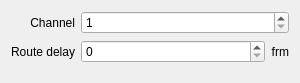
<?xml version="1.0" encoding="UTF-8"?>
<ui version="4.0">
 <class>InspectorRouteChannelWidget</class>
 <widget class="QWidget" name="InspectorRouteChannelWidget">
  <property name="geometry">
   <rect>
    <x>0</x>
    <y>0</y>
    <width>300</width>
    <height>83</height>
   </rect>
  </property>
  <property name="sizePolicy">
   <sizepolicy hsizetype="Expanding" vsizetype="Preferred">
    <horstretch>0</horstretch>
    <verstretch>0</verstretch>
   </sizepolicy>
  </property>
  <layout class="QGridLayout" name="gridLayout">
   <property name="bottomMargin">
    <number>20</number>
   </property>
   <item row="0" column="1">
    <widget class="QSpinBox" name="spinBoxChannel">
     <property name="sizePolicy">
      <sizepolicy hsizetype="Expanding" vsizetype="Fixed">
       <horstretch>0</horstretch>
       <verstretch>0</verstretch>
      </sizepolicy>
     </property>
     <property name="minimum">
      <number>1</number>
     </property>
    </widget>
   </item>
   <item row="0" column="0">
    <widget class="QLabel" name="labelChannelField">
     <property name="text">
      <string>Channel</string>
     </property>
     <property name="alignment">
      <set>Qt::AlignRight|Qt::AlignTrailing|Qt::AlignVCenter</set>
     </property>
    </widget>
   </item>
   <item row="1" column="0">
    <widget class="QLabel" name="labelRouteDelay">
     <property name="text">
      <string>Route delay</string>
     </property>
     <property name="alignment">
      <set>Qt::AlignRight|Qt::AlignTrailing|Qt::AlignVCenter</set>
     </property>
    </widget>
   </item>
   <item row="1" column="1">
    <layout class="QHBoxLayout" name="horizontalLayoutRouteDelay">
     <item>
      <widget class="QSpinBox" name="spinBoxRouteDelay">
       <property name="sizePolicy">
        <sizepolicy hsizetype="Expanding" vsizetype="Fixed">
         <horstretch>0</horstretch>
         <verstretch>0</verstretch>
        </sizepolicy>
       </property>
       <property name="maximum">
        <number>999</number>
       </property>
      </widget>
     </item>
     <item>
      <widget class="QLabel" name="labelFrm">
       <property name="text">
        <string>frm</string>
       </property>
       <property name="alignment">
        <set>Qt::AlignRight|Qt::AlignTrailing|Qt::AlignVCenter</set>
       </property>
      </widget>
     </item>
    </layout>
   </item>
  </layout>
 </widget>
 <tabstops>
  <tabstop>spinBoxChannel</tabstop>
 </tabstops>
 <resources/>
 <connections>
  <connection>
   <sender>spinBoxChannel</sender>
   <signal>valueChanged(int)</signal>
   <receiver>InspectorRouteChannelWidget</receiver>
   <slot>channelChanged(int)</slot>
   <hints>
    <hint type="sourcelabel">
     <x>139</x>
     <y>19</y>
    </hint>
    <hint type="destinationlabel">
     <x>226</x>
     <y>10</y>
    </hint>
   </hints>
  </connection>
  <connection>
   <sender>spinBoxRouteDelay</sender>
   <signal>valueChanged(int)</signal>
   <receiver>InspectorRouteChannelWidget</receiver>
   <slot>routeDelayChanged(int)</slot>
   <hints>
    <hint type="sourcelabel">
     <x>175</x>
     <y>50</y>
    </hint>
    <hint type="destinationlabel">
     <x>149</x>
     <y>41</y>
    </hint>
   </hints>
  </connection>
 </connections>
 <slots>
  <slot>channelChanged(int)</slot>
  <slot>routeDelayChanged(int)</slot>
 </slots>
</ui>
